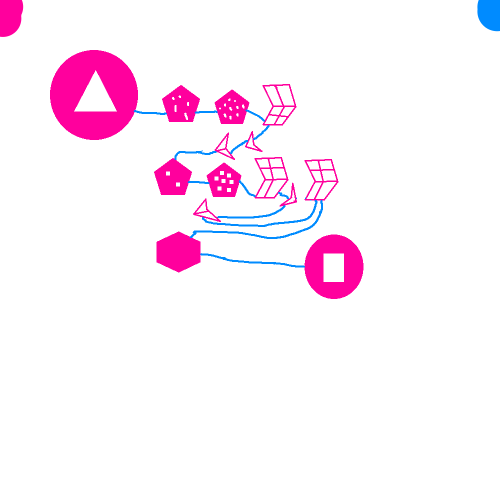
#> input picture Hello.png, 1000 x 1000 px (shown at 1/2 size)
$ python -i parser.py   (imports and definitions only)
#> lines starting #> are read from the running program, lines starting #| are printed output that depends on the picture; after the words box and inside, x2 and y2 are one past the last pixel; in counts of white or black regions, pixels touching at a corner belong together
import cv2
from pathlib import Path
import numpy as np
from dotmap import DotMap
import imutils
from scipy.spatial import KDTree

from shapes.shape import Shape


class ParserError(Exception):
    pass


class Parser:
    def __init__(self, path, debug=False):
#> called with path = '../Hello.png', debug = False
        if not Path(path).is_file():
            raise ParserError("Huh? Can't find that file anywhere")
        self.img = cv2.imread(path)
#> self.img is the input picture: shape (1000, 1000, 3); mean B, G, R 249.3, 239.2, 252.9
        if self.img is None:
            raise ParserError("That's not an image (I think)")
        self.debug_out = self.img.copy()
        if len(self.get_image_colors(self.img)) < 2:
#> the loop in get_image_colors, `for i in color_index[1]:` made 1000 passes
#> i on passes 1 to 3: 26, 24, 22
#> after the loop in get_image_colors, `for i in color_index[1]:`: ordered_color_index = 545 values, max 543 at index 74, min 0 at index 13, mean 272
            raise ParserError("Wtf are you trying to do?")
        self.imgray = cv2.cvtColor(self.img, cv2.COLOR_BGR2GRAY)
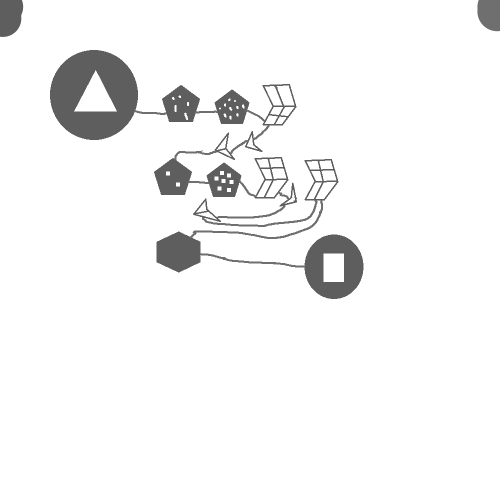
#> self.imgray: shape (1000, 1000) (shown at 1/2 size); min 94, max 255, mean 244.4

        self.home_dir = Path(path).absolute().parent
        self.debug = debug

        if not Path(self.get_path("debugging")).is_dir():
            Path(self.get_path("debugging")).mkdir()

    def get_path(self, path: str):
        return str(Path(self.home_dir).joinpath(path).absolute())

    def get_image_colors(self, img):
        color_index = np.unique(img, axis=0, return_inverse=True)

        ordered_color_index = []

        for i in color_index[1]:
            if len(ordered_color_index) > 0:
                if i != ordered_color_index[-1]:
                    ordered_color_index.append(i)
            else:
                ordered_color_index.append(i)

        return [color_index[0][i] for i in ordered_color_index]

    def debug_save_image(self, src, name):
        cv2.imwrite(self.get_path("debugging/" + name), src)

    def get_color_ranges_mask(self, colors, img):
        c_range_sum = np.zeros(self.imgray.shape, np.uint8)
        c_range = cv2.inRange(img, colors[0], colors[0])
        c_range_sum = cv2.bitwise_or(c_range_sum, c_range)
        for i in range(len(colors) - 1):
            c_range = cv2.inRange(img, colors[i], colors[i + 1])
            c_range_sum = cv2.bitwise_or(c_range_sum, c_range)
            c_range = cv2.inRange(img, colors[i + 1], colors[i])
            c_range_sum = cv2.bitwise_or(c_range_sum, c_range)
            c_range = cv2.inRange(img, colors[i], colors[i])
            c_range_sum = cv2.bitwise_or(c_range_sum, c_range)
            c_range = cv2.inRange(img, colors[i + 1], colors[i + 1])
            c_range_sum = cv2.bitwise_or(c_range_sum, c_range)

        return c_range_sum

    # [7 lines left out: function get_color_ranges_mask2, not called in this run]

    def clean_contours_touching_edges(self, img):
        cnt, _ = cv2.findContours(img, cv2.RETR_TREE, cv2.CHAIN_APPROX_SIMPLE)
        img_copy = img.copy()

        for c in cnt:
            x, y, w, h = cv2.boundingRect(c)
            if x == 0 or y == 0 or x + w == img.shape[0] or y + h == img.shape[1]:
                cv2.drawContours(img_copy, [c], -1, 0, cv2.FILLED)

        return img_copy

    def get_masks(self):
        (img_height, img_width, _) = self.img.shape

        bottom_edge = self.img[img_height - 1, 0 : img_width - 1]

        bg_colors = self.get_image_colors(bottom_edge)

        if len(bg_colors) == 1:
            bg_colors.append(bg_colors[0])
        bg_range_sum = self.get_color_ranges_mask(bg_colors, self.img)

        bg_mask = cv2.bitwise_not(bg_range_sum)
        bg_mask = Parser.clean(bg_mask, iters=2)

        left_edge = self.img[0 : img_height - 1, 0]
        right_edge = self.img[0 : img_height - 1, img_width - 1]

        edge_colors = [self.get_image_colors(e) for e in [left_edge, right_edge]]

        shape_colors = []
        path_colors = []

        for c in edge_colors[0]:
            if not (bg_colors == c).all(axis=1).any():
                shape_colors.append(c)

        for c in edge_colors[1]:
            if not (bg_colors == c).all(axis=1).any():
                if (shape_colors == c).all(axis=1).any():
                    raise ParserError("Shape color can't be the same as path color")
                path_colors.append(c)

        for g in [shape_colors, path_colors]:
            if len(g) < 1:
                raise ParserError("Shape colors or path colors not specified")

        if self.debug:
            print(f"|background colors: {bg_colors}|")
            print(f"|shape colors: {shape_colors}|")
            print(f"|path colors: {path_colors}|")

        shape_mask = self.get_color_ranges_mask(shape_colors, self.img)
        path_mask = self.get_color_ranges_mask(path_colors, self.img)

        shape_mask_cleaned = self.clean_contours_touching_edges(shape_mask)
        shape_mask_cleaned = Parser.clean_holes(shape_mask_cleaned)

        path_mask_cleaned = self.clean_contours_touching_edges(path_mask)
        path_mask_cleaned = Parser.clean_holes(path_mask_cleaned)

        path_mask_cleaned_sub = path_mask_cleaned - shape_mask_cleaned
        path_mask_cleaned_sub = cv2.inRange(path_mask_cleaned_sub, 255, 255)

        shape_mask_cleaned = Parser.clean(shape_mask_cleaned)
        shape_mask_cleaned = Parser.clean_holes(shape_mask_cleaned, iters=2)

        path_mask_cleaned_sub = Parser.clean(path_mask_cleaned_sub)
        path_mask_cleaned_sub = Parser.clean_holes(path_mask_cleaned_sub)

        if self.debug:
            self.debug_save_image(shape_mask_cleaned, "shape.png")
            self.debug_save_image(path_mask_cleaned_sub, "path.png")
            self.debug_save_image(bg_mask, "back.png")

        masks = {
            "shape": shape_mask_cleaned,
            "path": path_mask_cleaned_sub,
            "bg": bg_mask,
        }
        mask_map = DotMap(masks)
        return mask_map

    @staticmethod
    def clean_holes(img, kernel_size=2, iters=1):
        kernel = np.ones((kernel_size, kernel_size), np.uint8)
        return cv2.morphologyEx(img, cv2.MORPH_CLOSE, kernel, iterations=iters)

    @staticmethod
    def clean(img, kernel_size=2, iters=1):
        kernel = np.ones((kernel_size, kernel_size), np.uint8)
        return cv2.morphologyEx(img, cv2.MORPH_OPEN, kernel, iterations=iters)

    # [242 lines left out: functions get_circles, crop_contour, mask_contour, check_is_circle, dilate, erode and 5 more, not called in this run]

    def parse_shapes(self):
        masks = self.get_masks()
#> in get_masks, `bottom_edge = self.img[img_height - 1, 0 : img_width - 1]`: bottom_edge = 999 rows, first 8: [255, 255, 255], [255, 255, 255], [255, 255, 255], [255, 255, 255], [255, 255, 255], [255, 255, 255], [255, 255, 255], [255, 255, 255]
#> in get_masks, `bg_colors = self.get_image_colors(bottom_edge)`: bg_colors = [[255, 255, 255]]
#> in get_color_ranges_mask, `c_range = cv2.inRange(img, colors[0], colors[0])`:
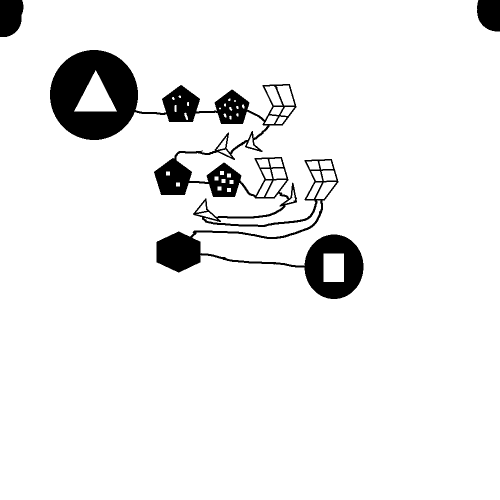
#> c_range: shape (1000, 1000) (shown at 1/2 size); 93.3% white; 3 black regions, box (x1, y1, x2, y2) and area: (100, 100, 727, 598) 61143, (0, 0, 47, 74) 2985, (954, 0, 1000, 63) 2521
#> the loop in get_color_ranges_mask, `for i in range(len(colors) - 1):` made 1 pass
#> in clean, `return cv2.morphologyEx(img, cv2.MORPH_OPEN, kernel, iterations=iters)`: returned value: shape (1000, 1000); 6.6% white; 44 white regions (26 under 20 px), largest, box (x1, y1, x2, y2) and area: (102, 102, 538, 282) 28794, (315, 320, 729, 600) 20640, (310, 268, 579, 399) 8763
#> in get_masks, `left_edge = self.img[0 : img_height - 1, 0]`: left_edge = 999 rows, first 8: [157, 0, 255], [157, 0, 255], [157, 0, 255], [157, 0, 255], [157, 0, 255], [157, 0, 255], [157, 0, 255], [157, 0, 255]
#> in get_masks, `right_edge = self.img[0 : img_height - 1, img_width - 1]`: right_edge = 999 rows, first 8: [255, 139, 0], [255, 139, 0], [255, 139, 0], [255, 139, 0], [255, 139, 0], [255, 139, 0], [255, 139, 0], [255, 139, 0]
#> in get_masks, `edge_colors = [self.get_image_colors(e) for e in [left_edge, right_edg..`: edge_colors = [[[157, 0, 255], [205, 124, 255], [255, 255, 255]], [[255, 139, 0], [255, 245, 233], [255, 255, 255]]]
#> the loop in get_masks, `for c in edge_colors[0]:` made 3 passes
#> after the loop in get_masks, `for c in edge_colors[0]:`: shape_colors = [[157, 0, 255], [205, 124, 255]]
#> the loop in get_masks, `for c in edge_colors[1]:` made 3 passes
#> after the loop in get_masks, `for c in edge_colors[1]:`: path_colors = [[255, 139, 0], [255, 245, 233]]
#> the loop in get_masks, `for g in [shape_colors, path_colors]:` made 2 passes
#> g on passes 1 to 2: [[157, 0, 255], [205, 124, 255]], [[255, 139, 0], [255, 245, 233]]
#> in get_color_ranges_mask (call 2), `c_range = cv2.inRange(img, colors[0], colors[0])`: c_range: shape (1000, 1000); 5.8% white; 15 white regions, largest, box (x1, y1, x2, y2) and area: (100, 100, 276, 280) 21264, (609, 469, 727, 598) 9606, (313, 463, 401, 545) 5412
#> the loop in get_color_ranges_mask (call 2), `for i in range(len(colors) - 1):` made 1 pass
#> in get_color_ranges_mask (call 3), `c_range = cv2.inRange(img, colors[0], colors[0])`:
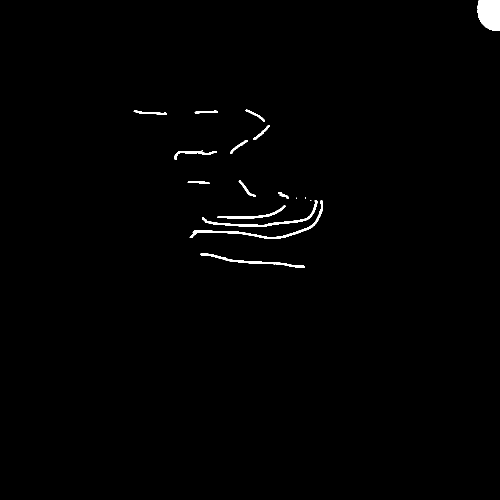
#> c_range: shape (1000, 1000) (shown at 1/2 size); 0.82% white; 17 white regions (3 under 20 px), largest, box (x1, y1, x2, y2) and area: (955, 0, 1000, 62) 2428, (379, 400, 646, 478) 1328, (404, 400, 635, 454) 1078
#> the loop in get_color_ranges_mask (call 3), `for i in range(len(colors) - 1):` made 1 pass
#> in clean_contours_touching_edges, `cnt, _ = cv2.findContours(img, cv2.RETR_TREE, cv2.CHAIN_APPROX_SIMPLE)`: cnt = 68 contours, 5 with area under 20; largest, box (x1, y1, x2, y2) and area: (100, 100, 276, 280) 24592, (609, 469, 727, 598) 11769, (313, 463, 401, 545) 5282, (525, 168, 593, 251) 3872, (509, 314, 577, 397) 3870
#> the loop in clean_contours_touching_edges, `for c in cnt:` made 68 passes
#> (x, y, w, h) on passes 1, 2, 3, 4, 6, 7, 8, 10, 11, 12, 13, 14: (609, 469, 118, 129), (646, 506, 43, 59), (313, 463, 88, 82), (386, 397, 56, 47), (392, 423, 43, 17), (392, 402, 23, 24), (559, 365, 35, 48), (569, 379, 22, 29), (413, 325, 70, 69), (453, 375, 10, 10), (434, 372, 10, 10), (458, 359, 10, 10)
#> (c, x, y, w, h) on passes 5, 9, 40: ([[391, 425], [392, 424], [393, 425], [392, 426]], 391, 424, 3, 3), ([[568, 407], [569, 406], [570, 407], [569, 408]], 568, 406, 3, 3), ([[514, 298], [515, 297], [516, 298], [515, 299]], 514, 297, 3, 3)
#> after the loop in clean_contours_touching_edges, `for c in cnt:`:
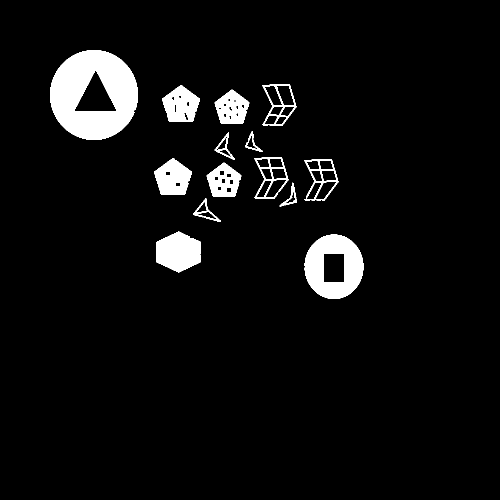
#> img_copy: shape (1000, 1000) (shown at 1/2 size); 5.5% white; 14 white regions, largest, box (x1, y1, x2, y2) and area: (100, 100, 276, 280) 21264, (609, 469, 727, 598) 9606, (313, 463, 401, 545) 5412
#> in clean_holes, `return cv2.morphologyEx(img, cv2.MORPH_CLOSE, kernel, iterations=iters)`:
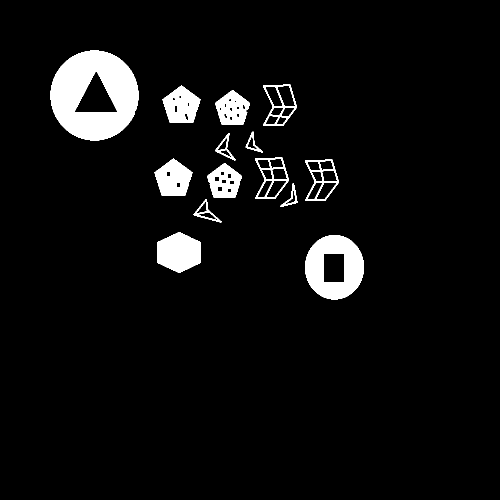
#> returned value: shape (1000, 1000) (shown at 1/2 size); 5.5% white; 14 white regions
#> in clean_contours_touching_edges (call 2), `cnt, _ = cv2.findContours(img, cv2.RETR_TREE, cv2.CHAIN_APPROX_SIMPLE)`: cnt = 17 contours, 3 with area under 20; largest, box (x1, y1, x2, y2) and area: (954, 0, 1000, 63) 2417, (379, 400, 646, 478) 1026, (404, 400, 635, 454) 824, (400, 506, 610, 535) 657, (434, 410, 571, 437) 448
#> the loop in clean_contours_touching_edges (call 2), `for c in cnt:` made 17 passes
#> (x, y, w, h) on passes 1, 2, 3, 4, 8, 9, 10, 11, 12, 13, 14, 15: (400, 506, 210, 29), (434, 410, 137, 27), (379, 400, 267, 78), (404, 400, 231, 54), (556, 384, 22, 14), (375, 362, 44, 6), (477, 360, 34, 34), (349, 301, 84, 19), (460, 280, 36, 28), (506, 250, 33, 30), (389, 221, 46, 6), (267, 220, 67, 10)
#> (c, x, y, w, h) on passes 5 to 7: ([[620, 400], [622, 400]], 620, 400, 3, 1), ([[610, 395], [610, 397], [611, 397], [611, 395]], 610, 395, 2, 3), ([[593, 395], [592, 396], [593, 397]], 592, 395, 2, 3)
#> after the loop in clean_contours_touching_edges (call 2), `for c in cnt:`:
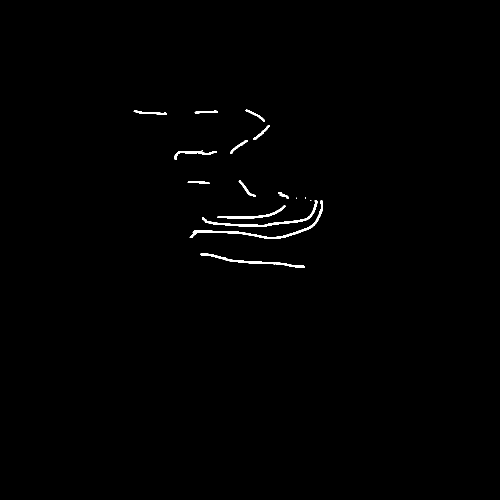
#> img_copy: shape (1000, 1000) (shown at 1/2 size); 0.58% white; 16 white regions (3 under 20 px), largest, box (x1, y1, x2, y2) and area: (379, 400, 646, 478) 1328, (404, 400, 635, 454) 1078, (400, 506, 610, 535) 868
#> in clean_holes (call 2), `return cv2.morphologyEx(img, cv2.MORPH_CLOSE, kernel, iterations=iters)`: returned value: shape (1000, 1000); 0.58% white; 16 white regions (3 under 20 px), largest, box (x1, y1, x2, y2) and area: (380, 401, 647, 479) 1329, (405, 401, 636, 455) 1080, (401, 507, 611, 536) 869
#> in get_masks, `path_mask_cleaned_sub = cv2.inRange(path_mask_cleaned_sub, 255, 255)`: path_mask_cleaned_sub: shape (1000, 1000); 0.58% white; 16 white regions (3 under 20 px), largest, box (x1, y1, x2, y2) and area: (381, 401, 647, 479) 1328, (405, 401, 636, 455) 1080, (402, 507, 611, 536) 868
#> in clean (call 2), `return cv2.morphologyEx(img, cv2.MORPH_OPEN, kernel, iterations=iters)`: returned value: shape (1000, 1000); 5.5% white; 15 white regions, largest, box (x1, y1, x2, y2) and area: (102, 102, 278, 282) 21269, (611, 471, 729, 600) 9606, (315, 465, 403, 547) 5414
#> in clean_holes (call 3), `return cv2.morphologyEx(img, cv2.MORPH_CLOSE, kernel, iterations=iters)`: returned value: shape (1000, 1000); 5.6% white; 14 white regions, largest, box (x1, y1, x2, y2) and area: (104, 104, 280, 284) 21269, (613, 473, 731, 602) 9606, (317, 467, 405, 549) 5414
#> in clean (call 3), `return cv2.morphologyEx(img, cv2.MORPH_OPEN, kernel, iterations=iters)`: returned value: shape (1000, 1000); 0.58% white; 14 white regions (1 under 20 px), largest, box (x1, y1, x2, y2) and area: (382, 402, 648, 480) 1327, (406, 402, 637, 456) 1080, (403, 509, 612, 537) 867
#> call 4 of clean_holes, with kernel_size = 2, iters = 1
#> in clean_holes (call 4), `return cv2.morphologyEx(img, cv2.MORPH_CLOSE, kernel, iterations=iters)`:
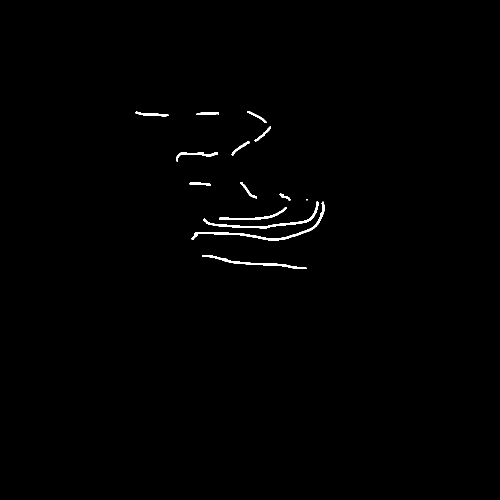
#> returned value: shape (1000, 1000) (shown at 1/2 size); 0.58% white; 14 white regions (1 under 20 px), largest, box (x1, y1, x2, y2) and area: (383, 403, 649, 481) 1327, (407, 403, 638, 457) 1080, (404, 510, 613, 538) 867

        if self.debug:
            self.debug_save_image(masks.shape, "shape.png")
            self.debug_save_image(masks.path, "path.png")
            self.debug_save_image(masks.bg, "back.png")

        shape_contours, shape_hierarchy = cv2.findContours(
            masks.shape, cv2.RETR_TREE, cv2.CHAIN_APPROX_SIMPLE
        )

        path_contours, _ = cv2.findContours(
            masks.path, cv2.RETR_TREE, cv2.CHAIN_APPROX_SIMPLE
        )

        shapes = self.get_shapes(shape_contours, shape_hierarchy, masks.shape)

        if len(shapes) < 1:
            raise ParserError("No shapes found")

        connections = self.get_connections(
            path_contours, self.get_no_hole_shapes(shapes), masks
        )

        for k in connections.keys():
            for i, si in enumerate(connections[k]):
                for j, sj in enumerate(connections[k]):
                    if si != sj:
                        dilated_path = Parser.dilate(
                            Parser.mask_contour(path_contours[k], masks.path),
                            kernel_size=10,
                        )
                        shape_and_con = cv2.bitwise_and(
                            Parser.mask_contour(shapes[si].contour, masks.shape),
                            dilated_path,
                        )

                        shape_and_con_to = cv2.bitwise_and(
                            Parser.mask_contour(shapes[sj].contour, masks.shape),
                            dilated_path,
                        )

                        s_and_c_contours, _ = cv2.findContours(
                            shape_and_con, cv2.RETR_TREE, cv2.CHAIN_APPROX_SIMPLE
                        )

                        s_and_c_t_contours, _ = cv2.findContours(
                            shape_and_con_to, cv2.RETR_TREE, cv2.CHAIN_APPROX_SIMPLE
                        )

                        try:
                            connecting_point = Parser.contour_center(
                                s_and_c_contours[0]
                            )
                            connecting_point_to = Parser.contour_center(
                                s_and_c_t_contours[0]
                            )
                            shapes[si].connect_shape(
                                k, shapes[sj], connecting_point, connecting_point_to
                            )
                            if self.debug:
                                cv2.circle(
                                    self.debug_out, connecting_point_to, 20, (0, 0, 255)
                                )
                        except Exception as e:
                            print(
                                "|whoops! a shape connection error has occured. report this on https://github.com/photon-niko/shapes/issues|"
                            )
                            print(e)
                            everything = Parser.mask_contour(
                                shapes[si].contour, masks.shape
                            )
                            everything = cv2.bitwise_or(
                                everything,
                                Parser.mask_contour(shapes[sj].contour, masks.shape),
                            )
                            everything = cv2.bitwise_or(everything, dilated_path)
                            self.debug_save_image(shape_and_con, f"problem-{k}.png")
                            self.debug_save_image(shape_and_con_to, "problem2.png")
                            self.debug_save_image(dilated_path, "problem_path.png")
                            self.debug_save_image(everything, "problem_all.png")
                            self.debug_save_image(
                                Parser.mask_contour(shapes[si].contour, masks.shape),
                                "problem_shape.png",
                            )
                            self.debug_save_image(
                                Parser.mask_contour(shapes[sj].contour, masks.shape),
                                "problem_shape2.png",
                            )
                            exit()

        if self.debug:
            for s in shapes:
                if s.circular:
                    cv2.drawContours(
                        self.debug_out, [s.contour], -1, (0, 255, 0), thickness=10
                    )
            self.debug_save_image(self.debug_out, "seen.png")

            for i, s in enumerate(shapes):
                if s.outer is None:
                    for p in s.points:
                        cv2.circle(self.debug_out, p[0], 5, (255, 0, 0), -1)

                    self.debug_save_image(self.debug_out, "seen.png")
                    cv2.putText(
                        self.debug_out,
                        f"{s.get_shape_type().name}{[len(h.points) for h in s.get_holes()]}",
                        Parser.contour_avg(s.contour),
                        cv2.FONT_HERSHEY_PLAIN,
                        2,
                        (128, 128, 128),
                        2,
                    )
                else:
                    cv2.drawContours(self.debug_out, [s.points], -1, (255,255,255), thickness=1)
                    for p in s.points:
                        cv2.circle(self.debug_out, p[0], 2, (0, 0, 255), -1)

                    self.debug_save_image(self.debug_out, "seen.png")

                for k in s.connecteds.keys():
                    for i, c in enumerate(s.connecteds[k][1]):
                        thickness = 20 // (i + 1)
                        cv2.line(
                            self.debug_out,
                            s.connecteds[k][0],
                            c[1],
                            (
                                100 + np.random.random() * 100,
                                (255 / len(path_contours)) * k,
                                0,
                            ),
                            thickness,
                        )

            self.debug_save_image(self.debug_out, "seen.png")

        return shapes

#> (the run stopped early here; a loop or call above may not have finished)
